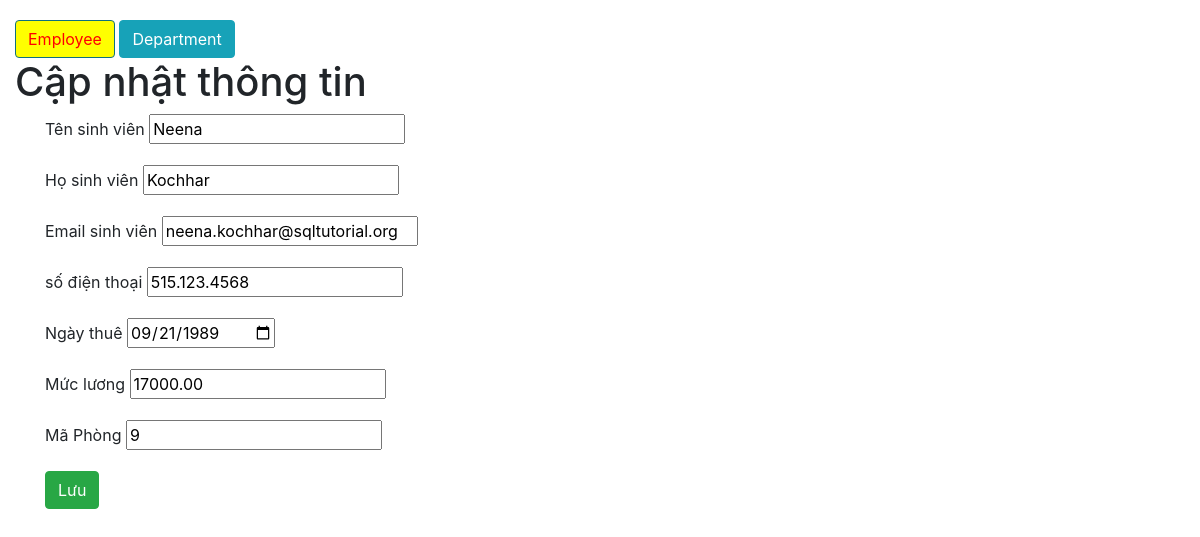
/?a=edit&employee_id=101, run on the app's committed database.
### tables this page shows
CREATE TABLE `employees`  (
  `employee_id` int(11) NOT NULL AUTO_INCREMENT,
  `first_name` varchar(20) NULL DEFAULT NULL,
  `last_name` varchar(25) NOT NULL,
  `email` varchar(100) NOT NULL,
  `phone_number` varchar(20) NULL DEFAULT NULL,
  `hire_date` date NOT NULL,
  `salary` decimal(8, 2) NOT NULL,
  `department_id` int(11) NULL DEFAULT NULL,
  PRIMARY KEY (`employee_id`) USING BTREE,
  INDEX `employees_ibfk_1`(`department_id`) USING BTREE,
  CONSTRAINT `employees_ibfk_1` FOREIGN KEY (`department_id`) REFERENCES `departments` (`department_id`) ON DELETE RESTRICT ON UPDATE RESTRICT
);

### controller/EmployeeController.php (called while the page is built, shortened)
<?php
class EmployeeController
{
    function edit()
    {
        $employee_id = $_GET['employee_id'];
        $employeeRepository = new EmployeeRepository();
        $employee = $employeeRepository->find($employee_id);
        require 'view/employee/edit.php';
    }
}

### index.php (called while the page is built, shortened)
<?php
require 'connectDB.php';
require 'model/employee.php';
require 'model/EmployeeRepository.php';
$a = $_GET['a'] ?? 'index';
$controller = new $controller();
$controller->$a();

### model/EmployeeRepository.php (called while the page is built, shortened)
<?php
class EmployeeRepository
{
    function fetch($cond = null)
    {
        $sql = 'SELECT * FROM employees';
        if ($cond) {
            $sql .= " WHERE $cond";
        }
        global $conn;
        $result = $conn->query($sql);
        $employees = [];
        if ($result->num_rows > 0) {
            while ($row = $result->fetch_assoc()) {
                $employee_id = $row['employee_id'];
                $first_name = $row['first_name'];
                $last_name = $row['last_name'];
                $email = $row['email'];
                $phone_number = $row['phone_number'];
                $hire_date = $row['hire_date'];
                $salary = $row['salary'];
                $department_id = $row['department_id'];
                $employee = new Employee($employee_id, $first_name, $last_name, $email, $phone_number, $hire_date, $salary, $department_id);
                $employees[] = $employee;
            }
        }
        return $employees;
    }
    function find($employee_id)
    {
        $cond = "employee_id = $employee_id";
        $employees = $this->fetch($cond);
        $employee = current($employees);
        return $employee;
    }
}

### model/employee.php (called while the page is built, shortened)
<?php
class Employee
{
    function __construct($employee_id,$first_name,$last_name,$email
    ,$phone_number,$hire_date,$salary,$department_id)
    {
        $this->first_name = $first_name;
        $this->last_name = $last_name;
        $this->email = $email;
        $this->phone_number = $phone_number;
        $this->hire_date = $hire_date;
        $this->salary = $salary;
        $this->department_id = $department_id;
    }
}

### view/employee/edit.php (the view, shortened to what this page needs)
<?php require 'layout/header.php' ?>
<h1>Cập nhật thông tin</h1>
<form action="?a=update" method="POST">
    <div class="container">
        <div class="row">
            <div class="col-md-5">
                <div class="form-group">
                    <label for="first_name">Tên sinh viên</label>
                    <input type="text" name="first_name" id="first_name" value="<?= $employee->first_name ?>">
                </div>
                <div class="form-group">
                    <label for="last_name">Họ sinh viên</label>
                    <input type="text" name="last_name" id="last_name" value="<?= $employee->last_name ?>">
                </div>
                <div class="form-group">
                    <label for="email">Email sinh viên</label>
                    <input type="email" name="email" id="email" value="<?= $employee->email ?>">
                </div>
                <div class="form-group">
                    <label for="phone_number">số điện thoại</label>
                    <input type="text" name="phone_number" id="phone_number" value="<?= $employee->phone_number ?>">
                </div>
                <div class="form-group">
                    <label for="hire_date">Ngày thuê</label>
                    <input type="date" name="hire_date" id="hire_date" value="<?= $employee->hire_date ?>">
                </div>
                <div class="form-group">
                    <label for="salary">Mức lương</label>
                    <input type="text" name="salary" id="salary" value="<?= $employee->salary ?>">
                </div>
                <div class="form-group">
                    <label for="department_id">Mã Phòng</label>
                    <input type="text" name="department_id" id="department_id" value="<?= $employee->department_id ?>">
                </div>
                <div class="form-group">
                    <button class="btn btn-success" type="submit">Lưu</button>
                </div>
            </div>
        </div>
    </div>
</form>
<?php require 'layout/footer.php' ?>

### public/css/style.css (style rules this page uses)
label { font-weight: normal; }

### data on the page
employees: first_name "Neena", last_name "Kochhar", email "neena.kochhar@sqltutorial.org", phone_number "515.123.4568", hire_date "09/21/1989", salary "17000.00", department_id "9"
